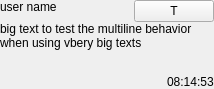
<?xml version="1.0" encoding="UTF-8"?>
<ui version="4.0">
 <class>ChatMessagePanel</class>
 <widget class="QWidget" name="ChatMessagePanel">
  <property name="geometry">
   <rect>
    <x>0</x>
    <y>0</y>
    <width>214</width>
    <height>89</height>
   </rect>
  </property>
  <property name="sizePolicy">
   <sizepolicy hsizetype="Preferred" vsizetype="MinimumExpanding">
    <horstretch>0</horstretch>
    <verstretch>0</verstretch>
   </sizepolicy>
  </property>
  <property name="focusPolicy">
   <enum>Qt::ClickFocus</enum>
  </property>
  <property name="windowTitle">
   <string notr="true"/>
  </property>
  <layout class="QVBoxLayout" name="verticalLayout" stretch="0,1,0">
   <property name="spacing">
    <number>0</number>
   </property>
   <property name="sizeConstraint">
    <enum>QLayout::SetDefaultConstraint</enum>
   </property>
   <property name="leftMargin">
    <number>0</number>
   </property>
   <property name="topMargin">
    <number>0</number>
   </property>
   <property name="rightMargin">
    <number>0</number>
   </property>
   <property name="bottomMargin">
    <number>0</number>
   </property>
   <item>
    <layout class="QHBoxLayout" name="horizontalLayout_2">
     <property name="spacing">
      <number>3</number>
     </property>
     <item>
      <widget class="QLabel" name="labelUserName">
       <property name="sizePolicy">
        <sizepolicy hsizetype="Preferred" vsizetype="Preferred">
         <horstretch>1</horstretch>
         <verstretch>0</verstretch>
        </sizepolicy>
       </property>
       <property name="layoutDirection">
        <enum>Qt::LeftToRight</enum>
       </property>
       <property name="autoFillBackground">
        <bool>false</bool>
       </property>
       <property name="text">
        <string notr="true">user name</string>
       </property>
       <property name="scaledContents">
        <bool>false</bool>
       </property>
       <property name="alignment">
        <set>Qt::AlignLeading|Qt::AlignLeft|Qt::AlignTop</set>
       </property>
      </widget>
     </item>
     <item>
      <widget class="QPushButton" name="translateButton">
       <property name="toolTip">
        <string>translate ...</string>
       </property>
       <property name="text">
        <string>T</string>
       </property>
       <property name="checkable">
        <bool>true</bool>
       </property>
      </widget>
     </item>
    </layout>
   </item>
   <item>
    <widget class="QLabel" name="labelMessage">
     <property name="focusPolicy">
      <enum>Qt::ClickFocus</enum>
     </property>
     <property name="text">
      <string notr="true">big text to test the multiline behavior when using vbery big texts</string>
     </property>
     <property name="textFormat">
      <enum>Qt::AutoText</enum>
     </property>
     <property name="scaledContents">
      <bool>false</bool>
     </property>
     <property name="alignment">
      <set>Qt::AlignLeading|Qt::AlignLeft|Qt::AlignTop</set>
     </property>
     <property name="wordWrap">
      <bool>true</bool>
     </property>
     <property name="openExternalLinks">
      <bool>true</bool>
     </property>
     <property name="textInteractionFlags">
      <set>Qt::LinksAccessibleByKeyboard|Qt::LinksAccessibleByMouse|Qt::TextBrowserInteraction|Qt::TextSelectableByKeyboard|Qt::TextSelectableByMouse</set>
     </property>
    </widget>
   </item>
   <item>
    <layout class="QHBoxLayout" name="horizontalLayout">
     <item>
      <spacer name="horizontalSpacer">
       <property name="orientation">
        <enum>Qt::Horizontal</enum>
       </property>
       <property name="sizeHint" stdset="0">
        <size>
         <width>40</width>
         <height>20</height>
        </size>
       </property>
      </spacer>
     </item>
     <item alignment="Qt::AlignBottom">
      <widget class="QLabel" name="labelTimeStamp">
       <property name="text">
        <string notr="true">08:14:53</string>
       </property>
      </widget>
     </item>
    </layout>
   </item>
  </layout>
 </widget>
 <resources/>
 <connections/>
</ui>
